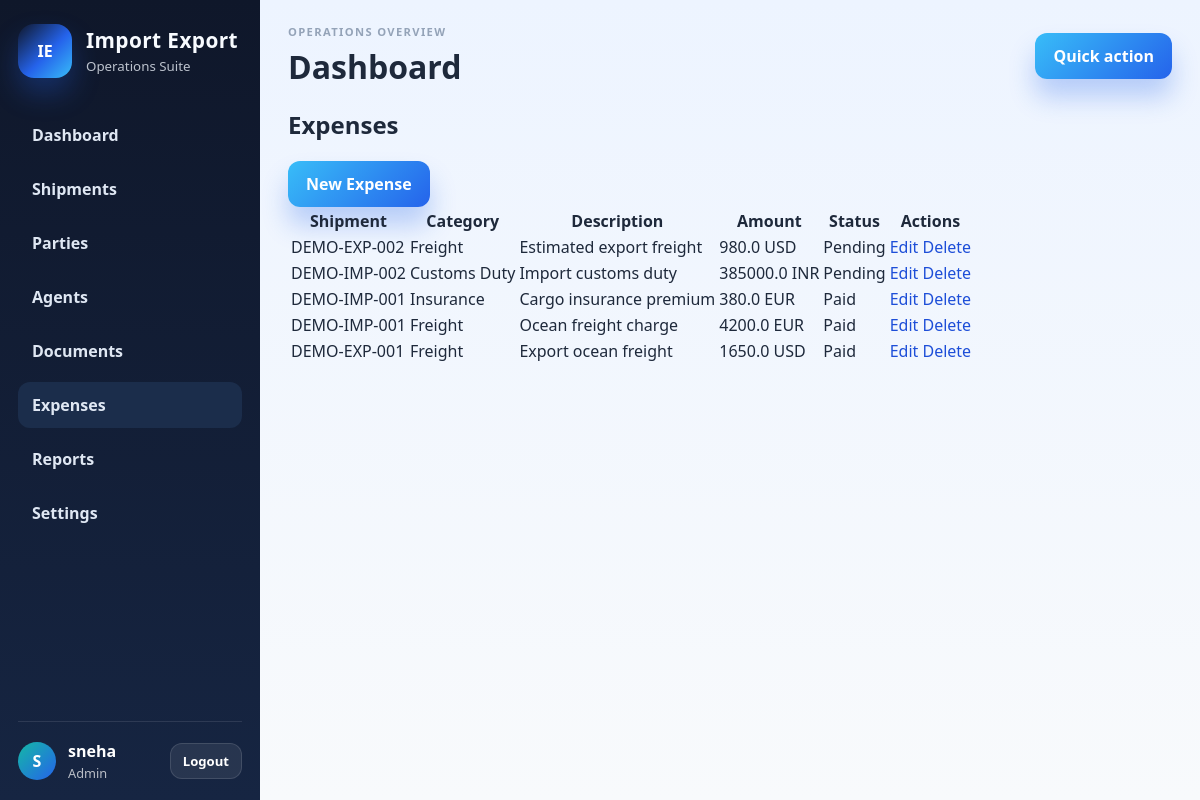
/expenses (signed in), run on the app's committed database.
### tables this page shows
CREATE TABLE expenses (
        id INTEGER PRIMARY KEY AUTOINCREMENT,
        shipment_id INTEGER NOT NULL,
        category TEXT NOT NULL,
        description TEXT NOT NULL,
        amount REAL NOT NULL,
        currency TEXT NOT NULL,
        expense_date TEXT NOT NULL,
        vendor TEXT,
        payment_status TEXT NOT NULL DEFAULT 'Pending',
        payment_reference TEXT,
        notes TEXT,
        created_at TEXT NOT NULL DEFAULT CURRENT_TIMESTAMP,
        updated_at TEXT NOT NULL DEFAULT CURRENT_TIMESTAMP,
        FOREIGN KEY (shipment_id) REFERENCES shipments(id) ON DELETE CASCADE
    );

CREATE TABLE shipments (
        id INTEGER PRIMARY KEY AUTOINCREMENT,
        reference_no TEXT NOT NULL UNIQUE,
        shipment_type TEXT NOT NULL CHECK(shipment_type IN ('Import', 'Export')),
        product_description TEXT NOT NULL,
        importer_id INTEGER,
        exporter_id INTEGER,
        origin_country TEXT,
        destination_country TEXT,
        origin_port TEXT,
        destination_port TEXT,
        hs_code TEXT,
        quantity REAL,
        unit TEXT,
        invoice_value REAL,
        currency TEXT,
        exchange_rate REAL,
        invoice_no TEXT,
        invoice_date TEXT,
        shipment_date TEXT,
        expected_arrival TEXT,
        actual_arrival TEXT,
        container_no TEXT,
        bl_awb_no TEXT,
        transport_mode TEXT,
        carrier TEXT,
        agent_id INTEGER,
        assigned_staff TEXT,
        shipment_status TEXT NOT NULL DEFAULT 'Pending',
        notes TEXT,
        created_at TEXT NOT NULL DEFAULT CURRENT_TIMESTAMP,
        updated_at TEXT NOT NULL DEFAULT CURRENT_TIMESTAMP,
        FOREIGN KEY (importer_id) REFERENCES parties(id),
        FOREIGN KEY (exporter_id) REFERENCES parties(id),
        FOREIGN KEY (agent_id) REFERENCES agents(id)
    );

### app/routes/expenses.py (the view)
@expenses_bp.route('/expenses')
@login_required
def list_expenses():
    db = get_db()
    rows = db.execute('''
        SELECT e.*, s.reference_no AS shipment_reference
        FROM expenses e
        LEFT JOIN shipments s ON s.id = e.shipment_id
        ORDER BY e.expense_date DESC
    ''').fetchall()
    shipments = db.execute('SELECT id, reference_no FROM shipments ORDER BY reference_no').fetchall()
    return render_template('expenses/list.html', rows=rows, shipments=shipments)

### app/db.py (called while the page is built)
def get_db():
    if 'db' not in g:
        conn = sqlite3.connect(current_app.config['DATABASE_PATH'])
        conn.row_factory = sqlite3.Row
        conn.execute('PRAGMA foreign_keys = ON')
        g.db = conn
    return g.db

### app/templates/expenses/list.html (shortened to what this page needs)
{% extends 'base.html' %}
{% block content %}
<h2>Expenses</h2>
<a href="/expenses/new" class="btn btn-primary">New Expense</a>
<table>
    <thead><tr><th>Shipment</th><th>Category</th><th>Description</th><th>Amount</th><th>Status</th><th>Actions</th></tr></thead>
    <tbody>
    {% for row in rows %}
    <tr><td>{{ row.shipment_reference or row.shipment_id }}</td><td>{{ row.category }}</td><td>{{ row.description }}</td><td>{{ row.amount }} {{ row.currency }}</td><td>{{ row.payment_status }}</td><td><a href="/expenses/{{ row.id }}/edit">Edit</a> <form method="post" action="/expenses/{{ row.id }}/delete" style="display:inline"><input type="hidden" name="csrf_token" value="{{ csrf_token }}"><button type="submit" class="link-btn" onclick="return confirm('Delete this expense?')">Delete</button></form></td></tr>
    {% endfor %}
    </tbody>
</table>
{% endblock %}

### app/static/css/style.css (style rules this page uses)
:root { --navy-900: #0f172a; --navy-800: #162542; --navy-700: #1d3a5f; --blue-500: #2563eb; --blue-600: #1d4ed8; --teal-500: #14b8a6; --green-500: #22c55e; --gold-500: #f59e0b; --purple-500: #8b5cf6; --slate-50: #f8fafc; --slate-100: #eef2f7; --slate-200: #dfe7f1; --slate-400: #94a3b8; --slate-600: #475569; --slate-800: #1e293b; --danger-100: #fee2e2; --danger-700: #b91c1c; --success-100: #dcfce7; --success-700: #166534; }
* { box-sizing: border-box; }
body { margin: 0; font-family: "Segoe UI", Tahoma, Geneva, Verdana, sans-serif; background: linear-gradient(180deg, #edf4ff 0%, #f8fafc 100%); color: var(--slate-800); }
a { color: var(--blue-600); text-decoration: none; }
button, input, select, textarea { font: inherit; }
button, .btn { display: inline-flex; align-items: center; justify-content: center; border: none; border-radius: 12px; padding: 12px 18px; font-weight: 700; cursor: pointer; transition: transform 0.2s ease, box-shadow 0.2s ease; }
.btn-primary { background: linear-gradient(135deg, #38bdf8, #2563eb); color: white; box-shadow: 0 18px 26px rgba(37,99,235,0.28); }
.link-btn { background: none; border: none; color: var(--blue-600); padding: 0; font: inherit; }

### data on the page
expenses: reference_no "DEMO-EXP-002", category "Freight", description "Estimated export freight", amount "980.0", currency "USD", payment_status "Pending"
expenses: reference_no "DEMO-IMP-002", category "Customs Duty", description "Import customs duty", amount "385000.0", currency "INR", payment_status "Pending"
expenses: reference_no "DEMO-IMP-001", category "Insurance", description "Cargo insurance premium", amount "380.0", currency "EUR", payment_status "Paid"
expenses: reference_no "DEMO-IMP-001", category "Freight", description "Ocean freight charge", amount "4200.0", currency "EUR", payment_status "Paid"
expenses: reference_no "DEMO-EXP-001", category "Freight", description "Export ocean freight", amount "1650.0", currency "USD", payment_status "Paid"

### other printed values
{{ session.get('username')[0].upper() }} "S"
{{ session.get('username') }} "sneha"
{{ session.get('role') | title }} "Admin"
